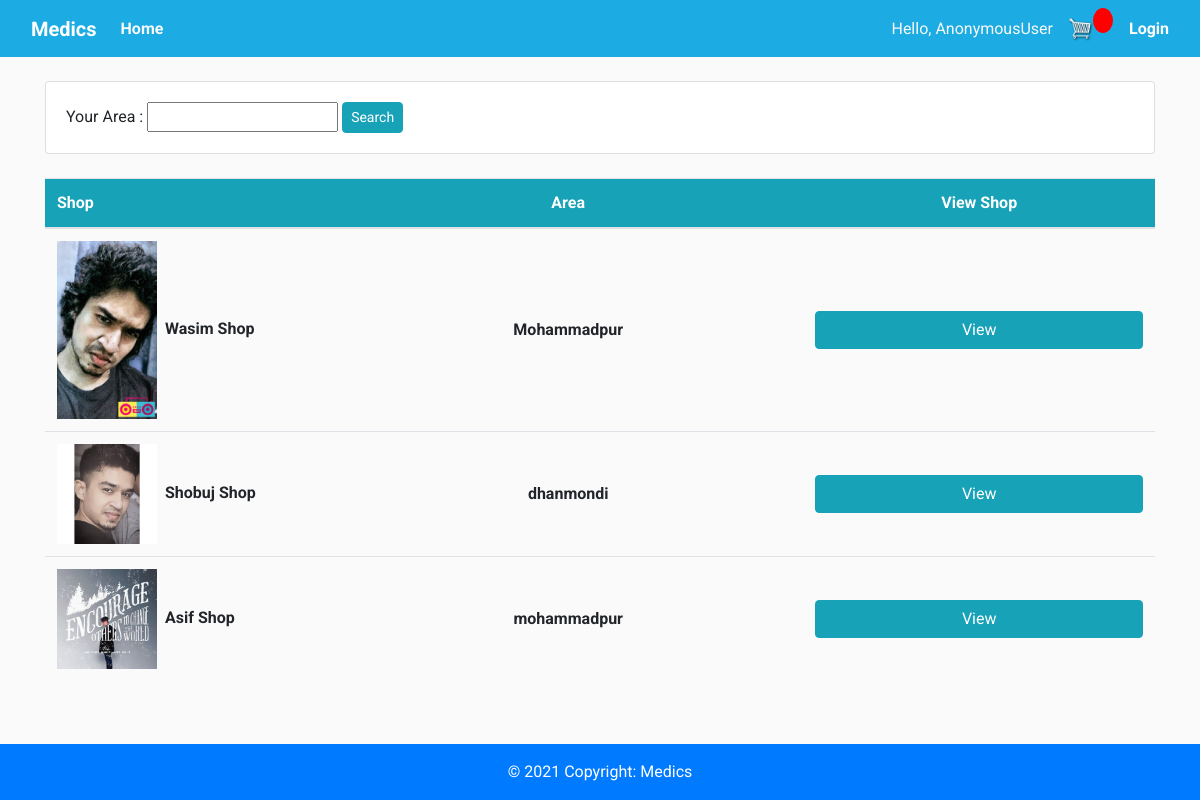
The app's page /, older data.
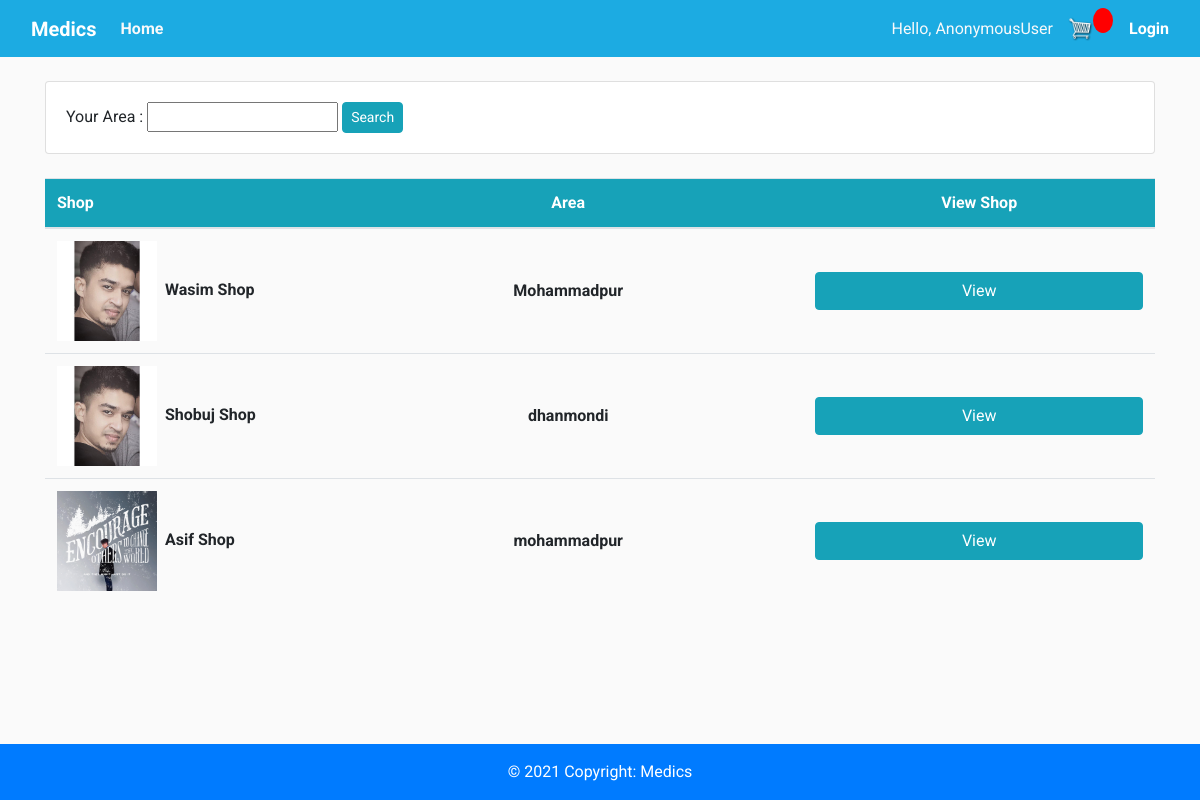
The same page, newer data.
### pharmacy/models.py (models this page shows, shortened)
class Pharmacy(models.Model):
    user = models.OneToOneField(
        User, null=True, blank=True, on_delete=models.CASCADE)
    shop_name = models.CharField(max_length=100)
    phone = models.CharField(max_length=20, null=True)
    address = models.CharField(max_length=200, null=True, blank=True)
    area = models.CharField(max_length=100, null=True, blank=True)
    profile_pic = models.ImageField(
        default="profile1.png", null=True, blank=True)
    date_created = models.DateTimeField(auto_now_add=True, null=True)

### pharmacy/views.py (the view)
# urls.py: 2. Add a URL to urlpatterns:  path('', views.home, name='home')
def home(request):
    pharmecy = Pharmacy.objects.all()
    myFilter = PharmacyFilter(request.GET, queryset=pharmecy)
    pharmecy = myFilter.qs
    context = {
        'pharmecy': pharmecy,
        'myFilter': myFilter,
    }
    return render(request, 'pharmacy/home.html', context)

### pharmacy/templates/pharmacy/home.html
{% extends 'pharmacy/base.html' %}
{%block content%}
<div class="container">
    <br>
    <div class="row">
        <div class="col">
            <div class="card card-body">
                <form method="get">
                    <p class="d-inline "> Your Area : {{myFilter.form}}</p>
                    <button class="btn btn-info rounded btn-sm" type="submit">Search</button>
                </form>
            </div>
        </div>
    </div>
    <br>
    <table class="table">
        <thead>
            <tr class="table " style=" background-color:#17A2B8; color:white">
                <th class="">Shop</th>
                <th class="text-center">Area</th>
                <th class="text-center">View Shop</th>
            </tr>
        </thead>
        <tbody>
            {%for pharm in pharmecy%}
            <tr>
                <td class=" font-weight-bold" style="width: 288px;"><img width="100px" class="mr-2"
                        src="{{pharm.profile_pic.url}}" alt="image">{{pharm.shop_name}}</td>
                <td class="text-center align-middle font-weight-bold">{{pharm.area}}</td>
                <td class="align-middle"><a href="{% url 'shop' pharm.id %}"
                        class="btn btn-info rounded btn-block">View</a>
                </td>
            </tr>
            {%endfor%}
        </tbody>
    </table>
</div>
{%endblock%}

Row changes from the older to the newer data that the page shows:
changed Pharmacy "Wasim Shop": profile_pic: a different picture
